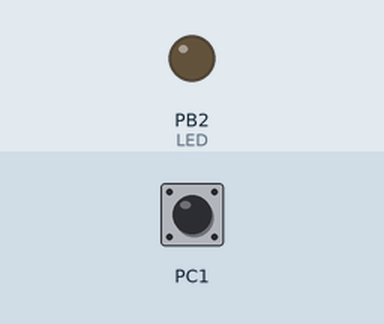
The program below on a simulated ATmega328P, built with avr-gcc and emulated at 16 MHz. Parts: output pins drawn as LEDs (lit = HIGH). Inputs (shaded band) come from the test bench; at power-on: PC1 HIGH.

Above: at 0.1 s.
At 1.2 s:
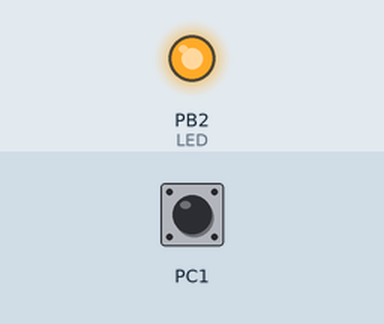
Timing chart, 0 to 2.7 s (numbered marks = the images above):
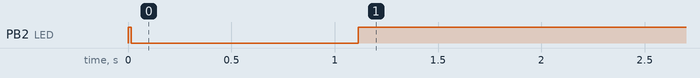

The program:

main.c
```c
/*
 * DA2C_T1_C_2.c
 *
 * Created: 3/23/2019 1:25:34 PM
 * Author : Migggy
 */
#include <avr/io.h>
#define F_CPU 16000000UL
#include<util/delay.h>
int overflow = 0;
int main()
{
	DDRB |= (1<<2); 				// Set PORTB2 as output
	PORTB |= (1<<2); 				// LED off
	DDRC &= (0<<2);				// Set PORTC switch
	PORTC |= (1<<2); 				// Enable pull up

	TCCR0A = 0;
	TCCR0B = (1 << CS02) | (1 << CS00);	// Prescaler 1024
	while (1) {
		if (!(PINC & (1<<PINC1)))
		{
			overflow = 0;
			TCNT0 = 0;
		}
		while ((TIFR0 & 0x01) == 0); // Counts overflow
		TCNT0 = 0x00;		// Reset counter
		TIFR0 = 0x01;		// Reset overflow
		overflow++;			// Increase overflow
		if (overflow <= 67)	// LED on
		PORTB = (0 << DDB2);
		else PORTB = (1 << DDB2);	// LED off
	}
}
```

Measured:
- by itself, PB2 (LED): LOW → HIGH at 0.00 s, → LOW 0.02 s later, → HIGH 1.1 s later
